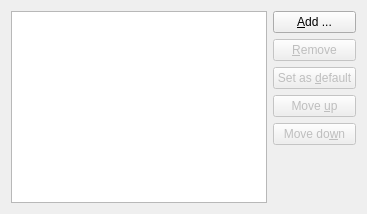
     <widget class="QWidget" name="timeZonesT">
      <attribute name="title">
       <string>Time &amp;zones</string>
      </attribute>
      <layout class="QHBoxLayout" name="_7">
       <item>
        <widget class="QListWidget" name="timeZonesLW">
         <property name="alternatingRowColors">
          <bool>true</bool>
         </property>
         <property name="selectionMode">
          <enum>QAbstractItemView::ExtendedSelection</enum>
         </property>
        </widget>
       </item>
       <item>
        <layout class="QVBoxLayout" name="_2">
         <item>
          <widget class="QPushButton" name="addPB">
           <property name="text">
            <string>&amp;Add ...</string>
           </property>
          </widget>
         </item>
         <item>
          <widget class="QPushButton" name="removePB">
           <property name="enabled">
            <bool>false</bool>
           </property>
           <property name="text">
            <string>&amp;Remove</string>
           </property>
          </widget>
         </item>
         <item>
          <widget class="QPushButton" name="setAsDefaultPB">
           <property name="enabled">
            <bool>false</bool>
           </property>
           <property name="text">
            <string>Set as &amp;default</string>
           </property>
          </widget>
         </item>
         <item>
          <widget class="QPushButton" name="moveUpPB">
           <property name="enabled">
            <bool>false</bool>
           </property>
           <property name="text">
            <string>Move &amp;up</string>
           </property>
          </widget>
         </item>
         <item>
          <widget class="QPushButton" name="moveDownPB">
           <property name="enabled">
            <bool>false</bool>
           </property>
           <property name="text">
            <string>Move do&amp;wn</string>
           </property>
          </widget>
         </item>
         <item>
          <spacer name="spacer">
           <property name="orientation">
            <enum>Qt::Vertical</enum>
           </property>
           <property name="sizeHint" stdset="0">
            <size>
             <width>1</width>
             <height>0</height>
            </size>
           </property>
          </spacer>
         </item>
        </layout>
       </item>
      </layout>
     </widget>
